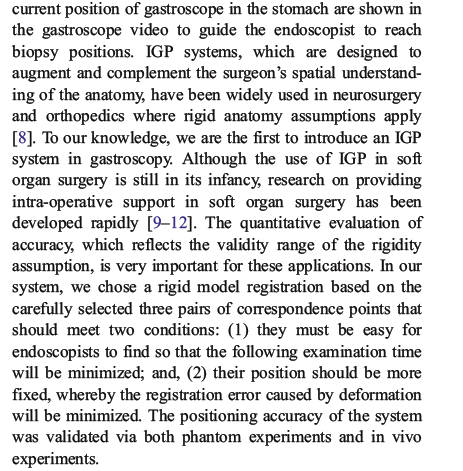
#> input picture E - 通识+专业课程资料/第6学期-机器视觉/Codes/work7/document.bmp, 463 x 471 px
$ python to_binary.py
#> lines starting #> are read from the running program, lines starting #| are printed output that depends on the picture; after the words box and inside, x2 and y2 are one past the last pixel; in counts of white or black regions, pixels touching at a corner belong together
import cv2
img = cv2.imread('document.bmp')
#> img is the input picture: shape (471, 463, 3); mean B, G, R 220.4, 220.4, 220.7
gray = cv2.cvtColor(img, cv2.COLOR_BGR2GRAY)
_, binary = cv2.threshold(gray, 132, 255, cv2.THRESH_BINARY)
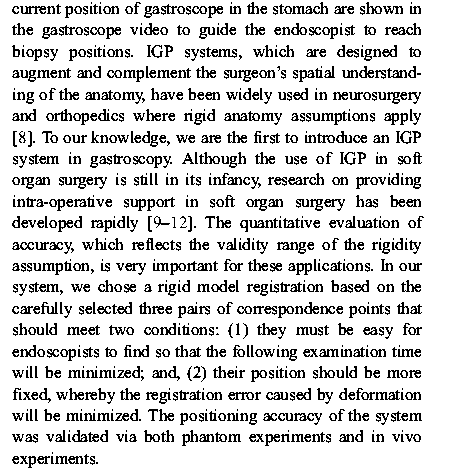
#> binary: shape (471, 463); 84.4% white; black in thin lines or dots, all inside (x1, y1, x2, y2) = (12, 2, 424, 468)
cv2.imwrite('binary.bmp', binary)
